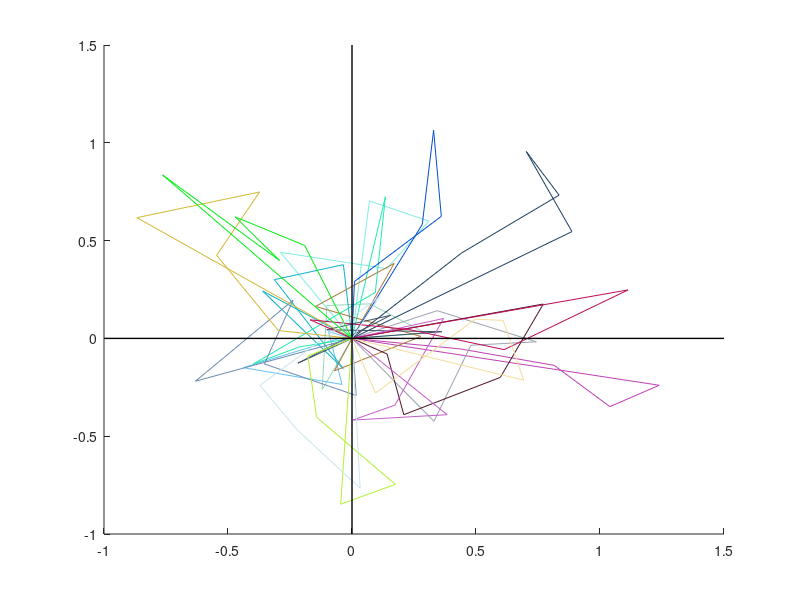

MATLAB code for this plot:
%% Simulate Random Walk for n Particle that Starts at Origin in 2D
clear all; clc; close all; % clean up

num_particle      = 20; 
START_TIME        = 0; %sec
STOP_TIME         = 5; %sec
movements_per_sec = 1;
numberOfSteps = (STOP_TIME-START_TIME)*movements_per_sec;

% vectors for random steps
rand_x_steps = (rand((STOP_TIME-START_TIME)*movements_per_sec,num_particle)-0.5);
rand_y_steps = (rand((STOP_TIME-START_TIME)*movements_per_sec,num_particle)-0.5);

xCoords = zeros((STOP_TIME-START_TIME)*movements_per_sec+20,num_particle); %particle start loc is assume 0,0
yCoords = zeros((STOP_TIME-START_TIME)*movements_per_sec+20,num_particle);


% loop through all steps
% TO DO:
    % - set a radius
for step = 2 : numberOfSteps
    for idx = 1:num_particle
            % x-loc
            xCoords(step, idx) = xCoords(step-1, idx) + rand_x_steps(step,idx);%x1
            % y-loc
            yCoords(step, idx) = yCoords(step-1, idx) + rand_y_steps(step,idx);%y1
        
        % - two particles cannot exist at same point    
        if idx > 1
            
            %checker_vec will be set to 1 where they match
            checker_vec = zeros(1,idx);
            all_zeros =  zeros(1,idx);
            for checker = 1:idx
                if (xCoords(step, idx) == xCoords(step-1, idx-1) && yCoords(step, idx) == yCoords(step-1, idx-1))
                % x-loc
                xCoords(step, idx) = xCoords(step-1, idx) + rand_x_steps(step+1,idx);%x1
                % y-loc
                yCoords(step, idx) = yCoords(step-1, idx) + rand_y_steps(step+1,idx);%y1
                end
                
            end %end of checker
        end %end of idx > 1
    end %end of idx
end


%% Plotting walk for two particles
colour = ['b','k'];

figure; hold on

for particle = 1:num_particle
    plot(xCoords(:,particle),yCoords(:,particle),'Color', rand(1,3), 'MarkerSize', 9);
    hold on; 
end
line(xlim, [0,0], 'Color', 'k', 'LineWidth', 1);
line([0,0], ylim, 'Color', 'k', 'LineWidth', 1);
hold off
